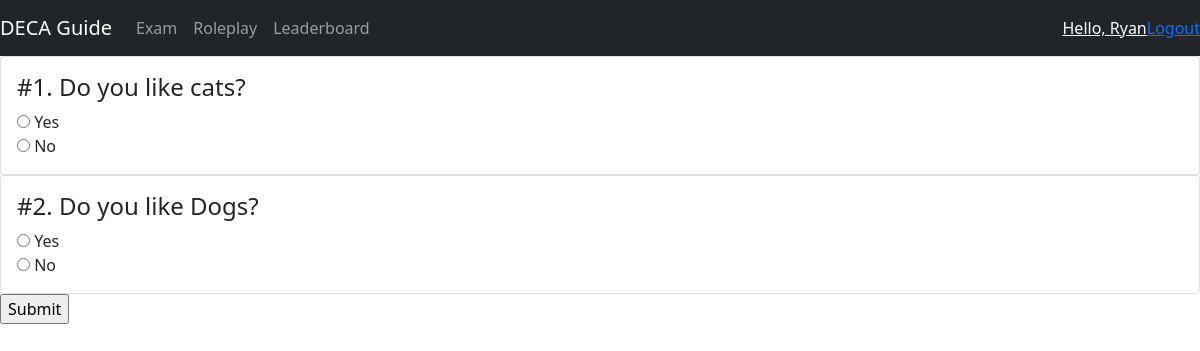
The page /exam/1000/ (signed in) on the database its author committed.
### quiz/models.py (models this page shows, shortened)
class Question(models.Model):
    question_text = models.CharField(max_length=500)
    question_explanation = models.TextField(default="N/A")
    exam = models.ForeignKey(Exam, on_delete=models.CASCADE)

class Choice(models.Model):
    question = models.ForeignKey(Question, on_delete=models.CASCADE)
    choice_text = models.CharField(max_length=250)
    is_correct = models.BooleanField()

### quiz/views.py (the view)
# urls.py: path('exam/', include('quiz.urls')),
@login_required(login_url='accounts:login')
def exam(request, num):
    if request.method == 'POST':
        exam = Exam.objects.get(exam_number=num)
        questions = Question.objects.filter(exam=exam)
        user_exam = UserExam.objects.get(exam=exam, user=request.user)
        answers = UserAnswer.objects.filter(user_exam=user_exam)
        score = 0
        num_answered = 0
        for question in questions:
            if str(question.pk) in request.POST:
                try:
                    answer = answers.get(question=question)
                    answer.choice = Choice.objects.get(pk=int(request.POST[str(question.pk)]))
                except UserAnswer.DoesNotExist:
                    answer = UserAnswer(user_exam=user_exam,question=question, choice=Choice.objects.get(pk=int(request.POST[str(question.pk)])))
                finally:
                    answer.save()
                if answer.choice.is_correct:
                    score += 1
                num_answered += 1
        if num_answered == questions.count():
            user_exam.is_finished = True
            user_exam.score = score
            user_exam.save()
            return redirect('quiz:results', num=exam.exam_number)
        return redirect('quiz:quiz')
    else:
        context = {}
        context['Exam'] = Exam.objects.get(exam_number=num)
        try:
            userExam = UserExam.objects.get(exam=context['Exam'])
            if userExam.is_finished:
                userExam.delete()
                userExam = UserExam.objects.create(exam=context['Exam'], user=request.user)
        except UserExam.DoesNotExist:
            userExam = UserExam.objects.create(exam=context['Exam'], user=request.user)
        filled = {}
        answers = UserAnswer.objects.filter(user_exam=userExam)
        for question in Question.objects.filter(exam=context['Exam']):
            try:
                filled[question] = answers.get(question=question).choice
            except UserAnswer.DoesNotExist:
                filled[question] = None
        context['filled'] = filled
        return render(request, 'quiz/exam.html', context)

### quiz/templates/quiz/exam.html (shortened to what this page needs)
{% extends "quiz/base.html" %}
{% block content %}
<form action="" method="POST">
    {% for question, answer in filled.items %}
        <div class="card">
            <div class="card-body">
                <h4 class="card-title">#{{forloop.counter}}. {{question.question_text}}</h4>
                {% for choice in question.choice_set.all %}
                    {% if choice == answer %}
                        <input type="radio" name="{{question.id}}" id="{{choice.id}}" value="{{choice.id}}" checked>
                    {% else %}
                        <input type="radio" name="{{question.id}}" id="{{choice.id}}" value="{{choice.id}}">
                    {% endif %}
                    <label for="{{choice.id}}">{{choice.choice_text}}</label><br>
                {% endfor %}
            </div>
        </div>
    {% endfor %}
    <input type="submit" value="Submit">
</form>
{% endblock %}

### quiz/templates/quiz/base.html (shortened to what this page needs)
<!doctype html>
<html lang="en">
  <head>
    <link href="https://cdn.jsdelivr.net/npm/bootstrap@5.0.0-beta1/dist/css/bootstrap.min.css" rel="stylesheet">
  </head>
  <body>
    <nav class="navbar navbar-expand-sm navbar-dark bg-dark">
        <a href="{% url 'accounts:index' %}" class="navbar-brand">DECA Guide</a>
        <div class="collapse navbar-collapse" id="navbarMenu">
            <ul class="navbar-nav">
              <li class="navbar-item">
                  <a href="{% url 'quiz:quiz' %}" class="nav-link">Exam</a>
              </li>
              <li class="navbar-nav">
                  <a href="{% url 'roleplay' %}" class="nav-link">Roleplay</a>
              </li>
              <li class="navbar-nav">
                <a href="{% url 'leaderboard' %}" class="nav-link">Leaderboard</a>
              </li>
            </ul>
        </div>
        {% if user.is_authenticated %}
          <span class="justify-content-end" style="white-space:pre"><a href="{% url 'accounts:edit_profile' %}" style="color:white">Hello, {{user.username}}</a></span>
          <span class="justify-content-end"><a href="{% url 'accounts:logout' %}">Logout</a></span>
        {% endif %}
    </nav>
    {% block content %}
    {% endblock %}
  </body>
</html>

### rows shown on the page
Question: question_text "Do you like cats?"
Choice: choice_text "Yes"
Choice: choice_text "No"
Question: question_text "Do you like Dogs?"
Choice: choice_text "Yes"
Choice: choice_text "No"

### other values the page prints
{{ user.username }} "Ryan"
